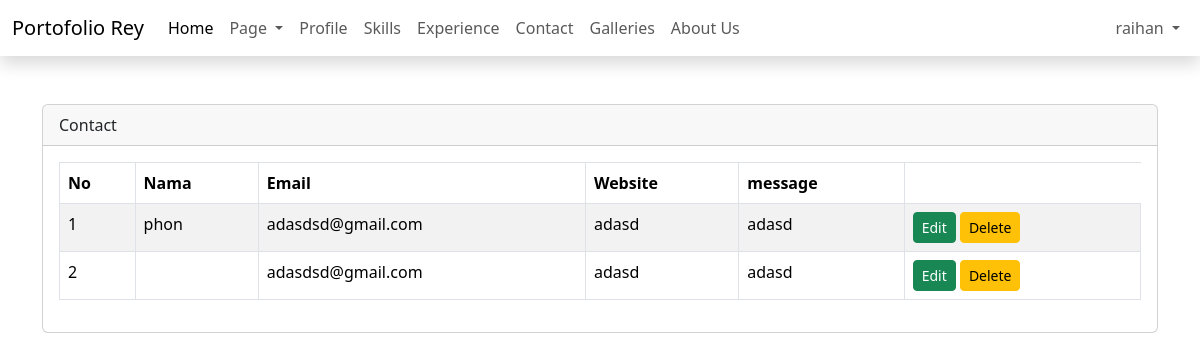
Screenshot of /admin/dashboard.php?page=contact (signed in) with the database file from the repository.
### tables this page shows
CREATE TABLE `contact` (
  `id` int(11) NOT NULL,
  `no` varchar(50) NOT NULL,
  `nama` varchar(50) NOT NULL,
  `email` varchar(50) NOT NULL,
  `website` varchar(100) NOT NULL,
  `message` varchar(100) NOT NULL,
  `created_at` timestamp NOT NULL DEFAULT current_timestamp(),
  `updated_at` timestamp NULL DEFAULT NULL ON UPDATE current_timestamp()
);

### admin/content/contact.php (the view, shortened to what this page needs)
<?php
$query = mysqli_query($config, "SELECT * FROM contact ORDER BY id DESC");
$row = mysqli_fetch_all($query, MYSQLI_ASSOC);
?>
<div class="table-responsive">
    <table class="table table-bordered table-striped">
        <thead>
            <tr>
                <th>No</th>
                <th>Nama</th>
                <th>Email</th>
                <th>Website</th>
                <th>message</th>
            </tr>
        </thead>
        <tbody>
            <?php $i = 1;
            foreach ($row as $key => $data): ?>
                <tr>
                    <td><?= $key + 1 ?></td>
                    <td><?= $data['nama'] ?></td>
                    <td><?= $data['email'] ?></td>
                    <td><?= $data['website'] ?></td>
                    <td><?= $data['message'] ?></td>
                    <td>
                        <a href="?page=tambah-user.php&edit=<?php echo $data['id'] ?>&level=<?php echo base64_encode($_SESSION['LEVEL']) ?>" class="btn btn-success btn-sm">Edit</a>
                        <a onclick="return confirm('Are you sure??')"
                            href="?page=user.php&delete=<?php echo $data['id'] ?>" class="btn btn-warning btn-sm">Delete</a>
                    </td>
                </tr>
            <?php endforeach ?>
        </tbody>
    </table>
</div>

### rows the page displays
contact: nama "phon", email "adasdsd@gmail.com", website "adasd", message "adasd"
contact: email "adasdsd@gmail.com", website "adasd", message "adasd"

### other values shown
$_name "raihan"
str_replace("-", " ", ucfirst($_GET['page'])) "Contact"
